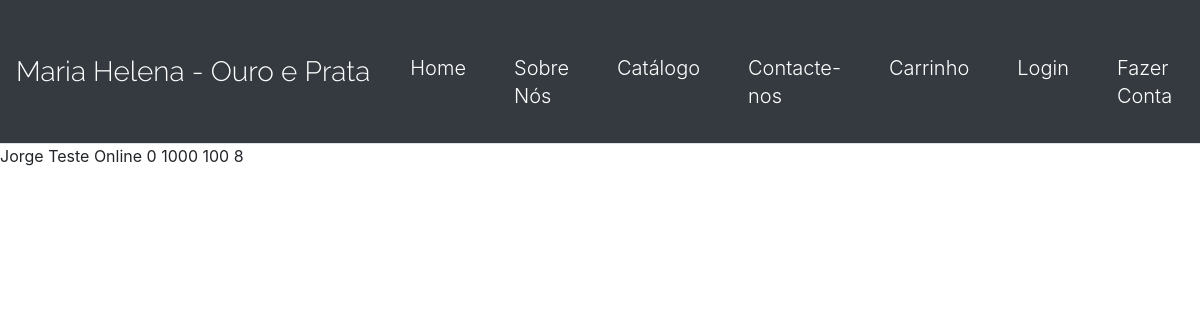
The app's page /profile/201904112100pr7962order-88 with its own data.
### payments/models.py (models this page shows, shortened)
class Order(models.Model):
	ORDERED_THROUGH = (
		('online', 'Online'),
		('ctt', 'CTT')
		)
	DISTRITO = (
		('Aveiro', 'Aveiro'),
		('Beja', 'Beja'),
		('Braga', 'Braga'),
		('Bragança', 'Bragança'),
		('Castelo Branco', 'Castelo Branco'),
		('Coimbra', 'Coimbra'),
		('Évora', 'Évora'),
		('Faro', 'Faro'),
		('Guarda', 'Guarda'),
		('Leiria', 'Leiria'),
		('Lisboa', 'Lisboa'),
		('Portalegre', 'Portalegre'),
		('Porto', 'Porto'),
		('Santarém', 'Santarém'),
		('Setúbal', 'Setúbal'),
		('Viana do Castelo', 'Viana do Castelo'),
		('Vila Real', 'Vila Real'),
		('Viseu', 'Viseu'),
		('Ilha da Madeira', 'Ilha da Madeira'),
		('Ilha de Porto Santo', 'Ilha de Porto Santo'),
		('Ilha de Santa Maria', 'Ilha de Santa Maria'),
		('Ilha de São Miguel', 'Ilha de São Miguel'),
		('Ilha Terceira', 'Ilha Terceira'),
		('Ilha da Graciosa', 'Ilha da Graciosa'),
		('Ilha de São Jorge', 'Ilha de São Jorge'),
		('Ilha do Pico', 'Ilha do Pico'),
		('Ilha do Faial', 'Ilha do Faial'),
		('Ilha das Flores', 'Ilha das Flores'),
		('Ilha do Corvo', 'Ilha do Corvo'),
		)
	order_id = models.CharField(max_length=100, null=False, default='Code_order')
	nome_completo = models.CharField(max_length=150, null=False)
	email = models.EmailField(default='')
	rua = models.CharField(max_length=300, null=False, default = '')
	numero = models.IntegerField(blank=True, null=True, default=0)
	andar = models.IntegerField(blank=True, null=True, default=0)
	localidade = models.CharField(max_length=60, null=False, default = '')
	distrito = models.CharField(choices=DISTRITO, max_length=30, null=False, default = '')
	morada = models.IntegerField(blank=True, null=True, default=0)
	codigo_postal_1 = models.IntegerField(blank=True, null=True, default=1000) #raise an error if codigo_postal != intenger
	codigo_postal_2 = models.IntegerField(blank=True, null=True, default=100)
	user = models.ForeignKey(User, null=True, blank=True, on_delete=models.SET_NULL)
	cart = models.ForeignKey(Cart, null=True, on_delete=models.SET_NULL)
	items = models.CharField(max_length=500, null=False, default='') #, on_delete=models.SET_NULL)  #add items to the order, so we know what was being ordered
	total = models.IntegerField(blank=True, null=True)
	is_ordered = models.BooleanField(default=False)
	ordered_through = models.CharField(choices=ORDERED_THROUGH, max_length=10, null=False, default = '')
	timestamp = models.DateTimeField(auto_now_add=True)
	slug = models.SlugField(max_length=100, default='')

### users/models.py (models this page shows)
class Cart(models.Model):
	user = models.ForeignKey(User, null=True, blank=True, on_delete=models.DO_NOTHING)
	products = models.ManyToManyField(Item, blank=True)
	subtotal = models.DecimalField(default=0.00, max_digits=100, decimal_places=2)
	total = models.DecimalField(default=0.00, max_digits=100, decimal_places=2)
	updated = models.DateTimeField(auto_now=True)
	timestamp = models.DateTimeField(auto_now_add=True)
	objects = CartManager()
	def __str__(self):
		return str(self.id)

### payments/views.py (the view)
# urls.py: path('profile/<slug:slug>', payment_views.ProfileOrderView, name='profile_orders'),
def ProfileOrderView(request, slug):
	order = get_object_or_404(Order, slug=slug)
	template = "payments/profile_order.html"
	context = {'order':order}
	return render(request, template, context)

### payments/templates/payments/profile_order.html (shortened to what this page needs)
{% extends "catalog/navbar.html" %}
{% block content %}
{{order.nome_completo}}
{{order.morada}}
{{order.codigo_postal_1}}
{{order.codigo_postal_2}}
{{order.cart}}
{% endblock content %}

### records on screen
Order: nome_completo "Jorge Teste Online", morada "0", codigo_postal_1 "1000", codigo_postal_2 "100", cart "8"
